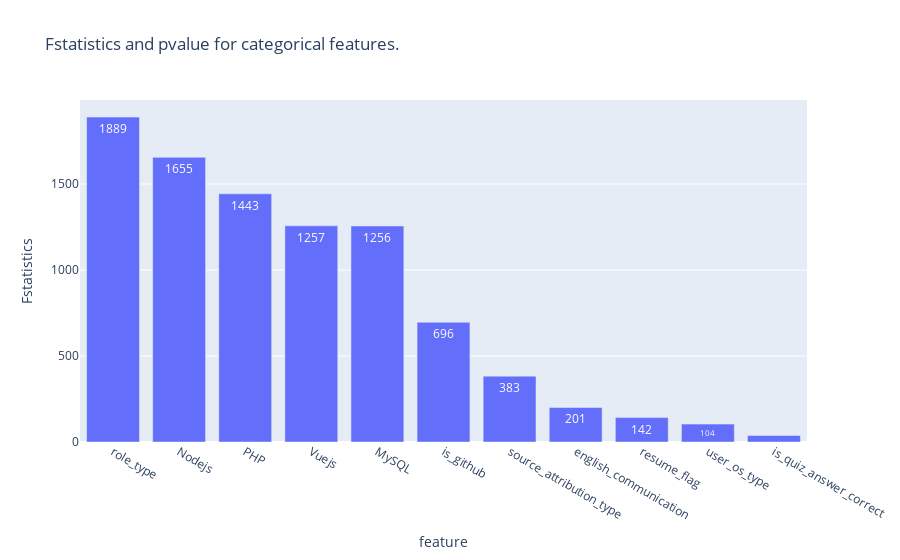

Notebook code cell kept with this figure:
### Markdown cell above
## Correlation and Chi Square test for independenc

### Code cell
from scipy.stats import chi2_contingency


top_skill = list(data.columns[-5:-1])

li = ['user_os_type', 'source_attribution_type', 'is_quiz_answer_correct', 'resume_flag', 'english_communication'\
    , 'role_type','is_github']
li.extend(top_skill)

chi2tests = pd.DataFrame(columns=['feature', 'Fstatistics', 'pvalue'])

ind=0
for i in li:
    con_tab = pd.crosstab(data[i], Y).reset_index()
    con_tab.columns.name = None
    stat, p, dof, expected = chi2_contingency(con_tab.iloc[:, 1:])
    chi2tests.at[ind, 'feature'] = i
    chi2tests.at[ind, 'Fstatistics'] = stat
    chi2tests.at[ind, 'pvalue'] = p
    ind = ind+1


chi2tests.sort_values(by='Fstatistics', ascending=False, inplace=True)
chi2tests['Fstatistics'] = chi2tests['Fstatistics'].astype(int)

import plotly.express as px

fig = px.bar(chi2tests, x="feature", y="Fstatistics", hover_data=['Fstatistics', 'pvalue'], text='Fstatistics', title='Fstatistics and pvalue for categorical features.')
fig.update_traces(textfont_size=12, textangle=0, textposition="inside", cliponaxis=False)
fig.show()

chi2tests.reset_index(drop=True)

### Figure 1 — Plotly figure (JSON) as saved in the notebook; plotly's stock layout.template omitted (floating-point values rounded to 4 significant figures)
{"data": [{"alignmentgroup": "True", "cliponaxis": false, "customdata": [[0], [0], [2.986e-311], [5.417e-271], [8.046e-271], [1.654e-153], [3.304e-76], [1.394e-44], [7.624e-33], [6.659e-21], [4.986e-10]], "hovertemplate": "feature=%{x}<br>Fstatistics=%{text}<br>pvalue=%{customdata[0]}<extra></extra>", "legendgroup": "", "marker": {"color": "#636efa", "pattern": {"shape": ""}}, "name": "", "offsetgroup": "", "orientation": "v", "showlegend": false, "text": [1889, 1655, 1443, 1257, 1256, 696, 383, 201, 142, 104, 38], "textangle": 0, "textfont": {"size": 12}, "textposition": "inside", "type": "bar", "x": ["role_type", "Nodejs", "PHP", "Vuejs", "MySQL", "is_github", "source_attribution_type", "english_communication", "resume_flag", "user_os_type", "is_quiz_answer_correct"], "xaxis": "x", "y": [1889, 1655, 1443, 1257, 1256, 696, 383, 201, 142, 104, 38], "yaxis": "y"}], "layout": {"barmode": "relative", "legend": {"tracegroupgap": 0}, "title": {"text": "Fstatistics and pvalue for categorical features."}, "xaxis": {"anchor": "y", "domain": [0, 1], "title": {"text": "feature"}}, "yaxis": {"anchor": "x", "domain": [0, 1], "title": {"text": "Fstatistics"}}}}
